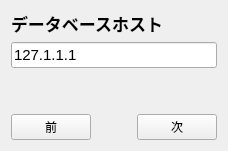
      <widget class="QWidget" name="pageDBHost">
       <layout class="QVBoxLayout" name="vLayout_20">
        <item>
         <widget class="QLabel" name="labelTitle_20">
          <property name="font"><font><pointsize>13</pointsize><bold>true</bold></font></property>
          <property name="text"><string>データベースホスト</string></property>
         </widget>
        </item>
        <item>
         <widget class="QLineEdit" name="lineEditDBHost">
          <property name="font"><font><pointsize>11</pointsize></font></property>
          <property name="text"><string>127.1.1.1</string></property>
         </widget>
        </item>
        <item><spacer name="vSpacer_20"><property name="orientation"><enum>Qt::Vertical</enum></property><property name="sizeHint" stdset="0"><size><width>20</width><height>40</height></size></property></spacer></item>
        <item>
         <layout class="QHBoxLayout" name="hNav_20">
          <item><widget class="QPushButton" name="pushButtonPrev_20"><property name="text"><string>前</string></property></widget></item>
          <item><spacer name="hSpacer_20"><property name="orientation"><enum>Qt::Horizontal</enum></property><property name="sizeHint" stdset="0"><size><width>40</width><height>20</height></size></property></spacer></item>
          <item><widget class="QPushButton" name="pushButtonNext_20"><property name="text"><string>次</string></property></widget></item>
         </layout>
        </item>
       </layout>
      </widget>
